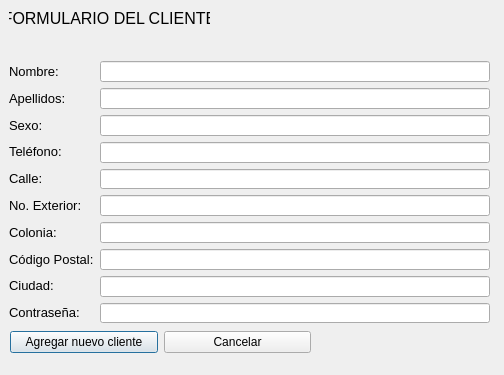
<?xml version="1.0" encoding="UTF-8"?>
<ui version="4.0">
 <class>formularioCliente</class>
 <widget class="QDialog" name="formularioCliente">
  <property name="geometry">
   <rect>
    <x>0</x>
    <y>0</y>
    <width>504</width>
    <height>375</height>
   </rect>
  </property>
  <property name="windowTitle">
   <string>Dialog</string>
  </property>
  <widget class="QLabel" name="label_11">
   <property name="geometry">
    <rect>
     <x>9</x>
     <y>9</y>
     <width>201</width>
     <height>19</height>
    </rect>
   </property>
   <property name="font">
    <font>
     <pointsize>12</pointsize>
    </font>
   </property>
   <property name="text">
    <string>FORMULARIO DEL CLIENTE</string>
   </property>
   <property name="alignment">
    <set>Qt::AlignCenter</set>
   </property>
  </widget>
  <widget class="QWidget" name="">
   <property name="geometry">
    <rect>
     <x>9</x>
     <y>61</y>
     <width>481</width>
     <height>262</height>
    </rect>
   </property>
   <layout class="QHBoxLayout" name="horizontalLayout">
    <item>
     <layout class="QVBoxLayout" name="verticalLayout_2">
      <item>
       <widget class="QLabel" name="label">
        <property name="font">
         <font>
          <pointsize>10</pointsize>
         </font>
        </property>
        <property name="text">
         <string>Nombre:</string>
        </property>
       </widget>
      </item>
      <item>
       <widget class="QLabel" name="label_2">
        <property name="font">
         <font>
          <pointsize>10</pointsize>
         </font>
        </property>
        <property name="text">
         <string>Apellidos:</string>
        </property>
       </widget>
      </item>
      <item>
       <widget class="QLabel" name="label_7">
        <property name="font">
         <font>
          <pointsize>10</pointsize>
         </font>
        </property>
        <property name="text">
         <string>Sexo:</string>
        </property>
       </widget>
      </item>
      <item>
       <widget class="QLabel" name="label_3">
        <property name="font">
         <font>
          <pointsize>10</pointsize>
         </font>
        </property>
        <property name="text">
         <string>Teléfono:</string>
        </property>
       </widget>
      </item>
      <item>
       <widget class="QLabel" name="label_4">
        <property name="font">
         <font>
          <pointsize>10</pointsize>
         </font>
        </property>
        <property name="text">
         <string>Calle:</string>
        </property>
       </widget>
      </item>
      <item>
       <widget class="QLabel" name="label_5">
        <property name="font">
         <font>
          <pointsize>10</pointsize>
         </font>
        </property>
        <property name="text">
         <string>No. Exterior:</string>
        </property>
       </widget>
      </item>
      <item>
       <widget class="QLabel" name="label_6">
        <property name="font">
         <font>
          <pointsize>10</pointsize>
         </font>
        </property>
        <property name="text">
         <string>Colonia:</string>
        </property>
       </widget>
      </item>
      <item>
       <widget class="QLabel" name="label_8">
        <property name="font">
         <font>
          <pointsize>10</pointsize>
         </font>
        </property>
        <property name="text">
         <string>Código Postal:</string>
        </property>
       </widget>
      </item>
      <item>
       <widget class="QLabel" name="label_9">
        <property name="font">
         <font>
          <pointsize>10</pointsize>
         </font>
        </property>
        <property name="text">
         <string>Ciudad:</string>
        </property>
       </widget>
      </item>
      <item>
       <widget class="QLabel" name="label_10">
        <property name="font">
         <font>
          <pointsize>10</pointsize>
         </font>
        </property>
        <property name="text">
         <string>Contraseña:</string>
        </property>
       </widget>
      </item>
     </layout>
    </item>
    <item>
     <layout class="QVBoxLayout" name="verticalLayout">
      <item>
       <widget class="QLineEdit" name="lineNombre">
        <property name="font">
         <font>
          <pointsize>10</pointsize>
         </font>
        </property>
       </widget>
      </item>
      <item>
       <widget class="QLineEdit" name="lineApellido">
        <property name="font">
         <font>
          <pointsize>10</pointsize>
         </font>
        </property>
       </widget>
      </item>
      <item>
       <widget class="QLineEdit" name="lineSexo"/>
      </item>
      <item>
       <widget class="QLineEdit" name="lineTelefono"/>
      </item>
      <item>
       <widget class="QLineEdit" name="lineCalle"/>
      </item>
      <item>
       <widget class="QLineEdit" name="lineNo"/>
      </item>
      <item>
       <widget class="QLineEdit" name="lineColonia"/>
      </item>
      <item>
       <widget class="QLineEdit" name="lineCP"/>
      </item>
      <item>
       <widget class="QLineEdit" name="lineCiudad"/>
      </item>
      <item>
       <widget class="QLineEdit" name="linePass"/>
      </item>
     </layout>
    </item>
   </layout>
  </widget>
  <widget class="QWidget" name="">
   <property name="geometry">
    <rect>
     <x>10</x>
     <y>330</y>
     <width>301</width>
     <height>25</height>
    </rect>
   </property>
   <layout class="QHBoxLayout" name="horizontalLayout_2">
    <item>
     <widget class="QPushButton" name="pushButton">
      <property name="text">
       <string>Agregar nuevo cliente</string>
      </property>
     </widget>
    </item>
    <item>
     <widget class="QPushButton" name="pushButton_2">
      <property name="text">
       <string>Cancelar</string>
      </property>
     </widget>
    </item>
   </layout>
  </widget>
 </widget>
 <resources/>
 <connections/>
</ui>
